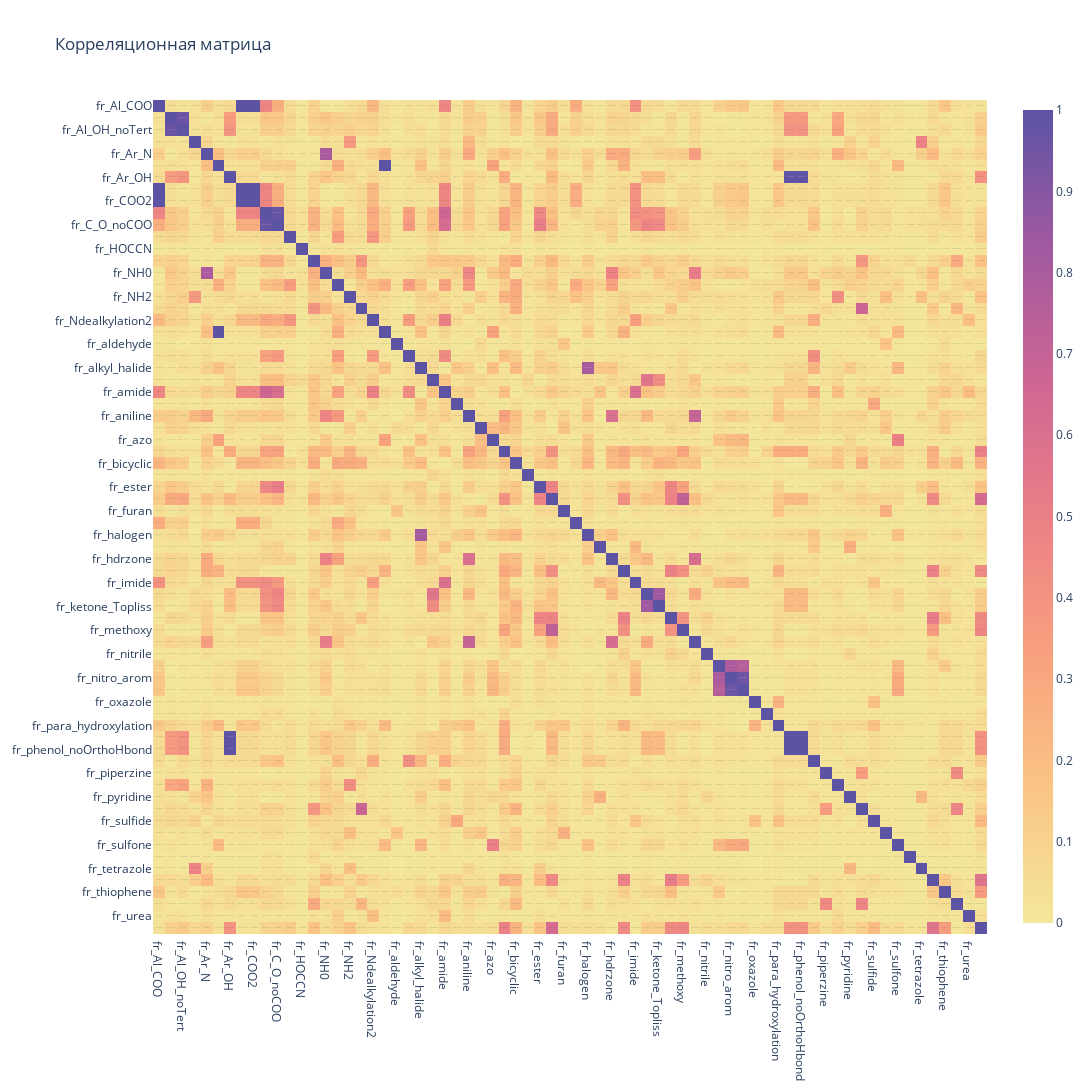

Write notebook code for a chart like this one.
### Markdown cell above
### **Фрагментные признаки**

### Code cell
corr_matrix = df.filter(like='fr').corr().abs()

fig_C = px.imshow(corr_matrix, 
                text_auto=True,  # отображение значений на карте
                color_continuous_scale='sunset', 
                title='Корреляционная матрица',
                width=1400,
                height=1400
               )


fig_C.show()

### Figure 1 — Plotly figure (JSON) as saved in the notebook; plotly's stock layout.template omitted (floating-point values rounded to 4 significant figures; data arrays with more than 128 entries replaced by an {"elided": "..."} marker saying what was removed)
{"data": [{"coloraxis": "coloraxis", "hovertemplate": "x: %{x}<br>y: %{y}<br>color: %{z}<extra></extra>", "name": "0", "texttemplate": "%{z}", "type": "heatmap", "x": ["fr_Al_COO", "fr_Al_OH", "fr_Al_OH_noTert", "fr_ArN", "fr_Ar_N", "fr_Ar_NH", "fr_Ar_OH", "fr_COO", "fr_COO2", "fr_C_O", "fr_C_O_noCOO", "fr_C_S", "fr_HOCCN", "fr_Imine", "fr_NH0", "fr_NH1", "fr_NH2", "fr_Ndealkylation1", "fr_Ndealkylation2", "fr_Nhpyrrole", "fr_aldehyde", "fr_alkyl_carbamate", "fr_alkyl_halide", "fr_allylic_oxid", "fr_amide", "fr_amidine", "fr_aniline", "fr_aryl_methyl", "fr_azo", "fr_benzene", "fr_bicyclic", "fr_epoxide", "fr_ester", "fr_ether", "fr_furan", "fr_guanido", "fr_halogen", "fr_hdrzine", "fr_hdrzone", "fr_imidazole", "fr_imide", "fr_ketone", "fr_ketone_Topliss", "fr_lactone", "fr_methoxy", "fr_morpholine", "fr_nitrile", "fr_nitro", "fr_nitro_arom", "fr_nitro_arom_nonortho", "fr_oxazole", "fr_oxime", "fr_para_hydroxylation", "fr_phenol", "fr_phenol_noOrthoHbond", "fr_piperdine", "fr_piperzine", "fr_priamide", "fr_pyridine", "fr_quatN", "fr_sulfide", "fr_sulfonamd", "fr_sulfone", "fr_term_acetylene", "fr_tetrazole", "fr_thiazole", "fr_thiophene", "fr_unbrch_alkane", "fr_urea", "frointier_VSA"], "xaxis": "x", "y": ["fr_Al_COO", "fr_Al_OH", "fr_Al_OH_noTert", "fr_ArN", "fr_Ar_N", "fr_Ar_NH", "fr_Ar_OH", "fr_COO", "fr_COO2", "fr_C_O", "fr_C_O_noCOO", "fr_C_S", "fr_HOCCN", "fr_Imine", "fr_NH0", "fr_NH1", "fr_NH2", "fr_Ndealkylation1", "fr_Ndealkylation2", "fr_Nhpyrrole", "fr_aldehyde", "fr_alkyl_carbamate", "fr_alkyl_halide", "fr_allylic_oxid", "fr_amide", "fr_amidine", "fr_aniline", "fr_aryl_methyl", "fr_azo", "fr_benzene", "fr_bicyclic", "fr_epoxide", "fr_ester", "fr_ether", "fr_furan", "fr_guanido", "fr_halogen", "fr_hdrzine", "fr_hdrzone", "fr_imidazole", "fr_imide", "fr_ketone", "fr_ketone_Topliss", "fr_lactone", "fr_methoxy", "fr_morpholine", "fr_nitrile", "fr_nitro", "fr_nitro_arom", "fr_nitro_arom_nonortho", "fr_oxazole", "fr_oxime", "fr_para_hydroxylation", "fr_phenol", "fr_phenol_noOrthoHbond", "fr_piperdine", "fr_piperzine", "fr_priamide", "fr_pyridine", "fr_quatN", "fr_sulfide", "fr_sulfonamd", "fr_sulfone", "fr_term_acetylene", "fr_tetrazole", "fr_thiazole", "fr_thiophene", "fr_unbrch_alkane", "fr_urea", "frointier_VSA"], "yaxis": "y", "z": {"elided": "70x70 float values"}}], "layout": {"coloraxis": {"colorscale": [[0, "rgb(243, 231, 155)"], [0.1667, "rgb(250, 196, 132)"], [0.3333, "rgb(248, 160, 126)"], [0.5, "rgb(235, 127, 134)"], [0.6667, "rgb(206, 102, 147)"], [0.8333, "rgb(160, 89, 160)"], [1, "rgb(92, 83, 165)"]]}, "height": 1400, "title": {"text": "Корреляционная матрица"}, "width": 1400, "xaxis": {"anchor": "y", "constrain": "domain", "domain": [0, 1], "scaleanchor": "y"}, "yaxis": {"anchor": "x", "autorange": "reversed", "constrain": "domain", "domain": [0, 1]}}}
